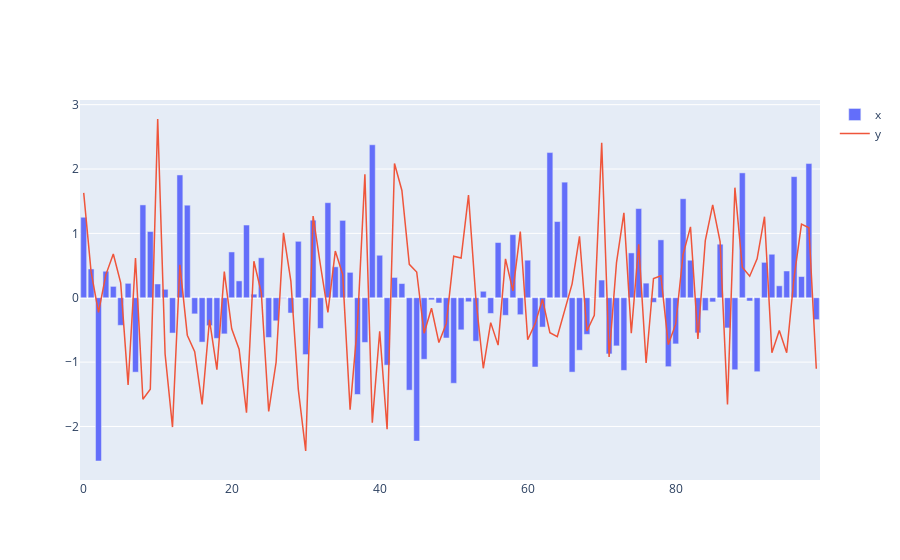

This figure's notebook cell:
### Code cell
fig = Figure()
fig.bar(df.x)
fig.line(df.y)
fig.show()
